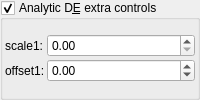
    <widget class="MyGroupBox" name="groupCheck_analyticDE_enabled_false">
     <property name="title">
      <string>Analytic D&amp;E extra controls</string>
     </property>
     <property name="checkable">
      <bool>true</bool>
     </property>
     <layout class="QVBoxLayout" name="verticalLayout_13" stretch="0">
      <property name="spacing">
       <number>2</number>
      </property>
      <property name="leftMargin">
       <number>2</number>
      </property>
      <property name="topMargin">
       <number>2</number>
      </property>
      <property name="rightMargin">
       <number>2</number>
      </property>
      <property name="bottomMargin">
       <number>2</number>
      </property>
      <item>
       <layout class="QGridLayout" name="gridLayout_27" columnstretch="0,0,1">
        <property name="spacing">
         <number>2</number>
        </property>
        <item row="0" column="2">
         <widget class="MyDoubleSpinBox" name="spinbox_analyticDE_scale_1">
          <property name="sizePolicy">
           <sizepolicy hsizetype="Minimum" vsizetype="Maximum">
            <horstretch>0</horstretch>
            <verstretch>0</verstretch>
           </sizepolicy>
          </property>
          <property name="prefix">
           <string/>
          </property>
          <property name="suffix">
           <string/>
          </property>
          <property name="decimals">
           <number>2</number>
          </property>
          <property name="minimum">
           <double>0.000000000000000</double>
          </property>
          <property name="maximum">
           <double>99.989999999999995</double>
          </property>
          <property name="singleStep">
           <double>0.100000000000000</double>
          </property>
         </widget>
        </item>
        <item row="1" column="2">
         <widget class="MyDoubleSpinBox" name="spinbox_analyticDE_offset_1">
          <property name="sizePolicy">
           <sizepolicy hsizetype="Minimum" vsizetype="Maximum">
            <horstretch>0</horstretch>
            <verstretch>0</verstretch>
           </sizepolicy>
          </property>
          <property name="prefix">
           <string/>
          </property>
          <property name="suffix">
           <string/>
          </property>
          <property name="decimals">
           <number>2</number>
          </property>
          <property name="minimum">
           <double>-99.989999999999995</double>
          </property>
          <property name="maximum">
           <double>99.989999999999995</double>
          </property>
          <property name="singleStep">
           <double>0.100000000000000</double>
          </property>
         </widget>
        </item>
        <item row="0" column="1">
         <widget class="QLabel" name="label_182">
          <property name="text">
           <string>scale1:</string>
          </property>
         </widget>
        </item>
        <item row="1" column="1">
         <widget class="QLabel" name="label_177">
          <property name="text">
           <string>offset1:</string>
          </property>
         </widget>
        </item>
       </layout>
      </item>
     </layout>
    </widget>
